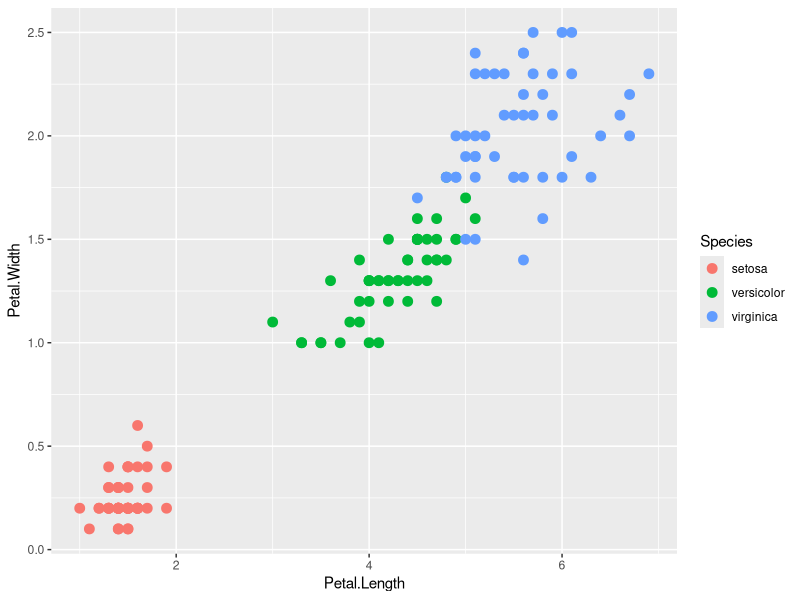

Generate this figure with R: (Note: this script raises an error after producing the figure.)
# Lista II de Exercícios - Capítulo 12

#### 1. Setup Ambiente ####
# Diretório de Trabalho
setwd('/Users/ls_rafael/Documents/GitHub/machine_learning_R/04_machine_learning')
getwd()

# Pacotes
# Usaremos o dataset iris neste exemplo
# O dataset iris possui observações de 3 especies de flores (Iris setosa, 
# Iris virginica e Iris versocolor)
# Para cada flor, 4 medidas sao usadas: 
# comprimento (length) e largura (width) do caule (sepal) e comprimento e 
# largura da petala (petal)
library(datasets)
?iris
head(iris)

#### 2. Análise exploratoria de dados com ggplot2 ####
library(ggplot2)

# Veja que os dados claramente possui grupos com caracteristcas similares
ggplot(iris, aes(Petal.Length, Petal.Width, color = Species)) + geom_point(size = 3)

# Agora usarmeos o K-Means para tentar agrupar os dados em clusters
set.seed(101)
help(kmeans)

# Exercício 1 - Usando a função kmeans(), crie um modelo de clustering 
# (aprendizagem não supervisionada), use a documentação para fazer sua pesquisa
# Neste caso, ja sabemos quantos grupos (clusters) existem em nossos dados (3)
# Perceba que o dataset iris possui 5 colunas, mas estamos usando as 4 primeiras
iris_cl <- iris[ ,1:4]

# Opção com o algoritimo K-means
cluster_iris_km <- kmeans(iris_cl , 3)

# Algoritimo pam - Uma versão mais robusta do K-means, ver help para detalhes
cluster_iris_pm <- pam(iris_cl, 3)$clustering

# Obtendo informação sobre os clusters
# Foram criados 3 clusters: cluster 1, 2 e 3
# Perceba que apesar o algoritmo ter feito a divisão dos dados em clusters, 
# houve problema em dividir alguns dos dados, que apesar de terem caracteristicas 
# diferentes, ficaram no mesmo cluster

# Visualizando os clusters
install.packages("cluster")
library(cluster)
help(clusplot)

# K-means
clusplot(iris_cl, cluster_iris_km$cluster, color = TRUE, shade = TRUE, labels = 0, lines = 0, main = 'Cluster Iris (Algoritimo K-means)')

# pam
clusplot(iris_cl, cluster_iris_pm, color = TRUE, shade = TRUE, labels = 0, lines = 0, main = 'Cluster Iris (Algoritimo pam)')
